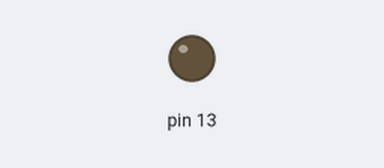
The sketch below on a simulated Arduino Uno, built with avr-gcc and run on an emulated ATmega328P. Shown: output pins drawn as LEDs (lit = HIGH). What the sketch prints to the serial monitor is not drawn.

Above: at 2.5 s.
At 38.3 s:
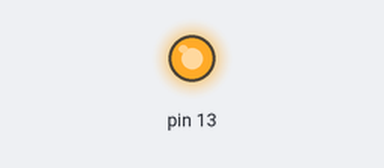
Timing chart, 0 to 39.8 s (numbered marks = the images above):
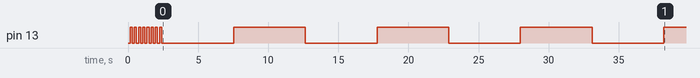

The sketch:

neotimer1.ino
```cpp
#include <neotimer.h>
Neotimer  tempo1 = Neotimer(150);
Neotimer  tempo2 = Neotimer(2500);
void teste();
void setup() {
  Serial.begin(9600);
  pinMode(13, OUTPUT);
}

void loop() {
  if (tempo1.repeat())
  {
    digitalWrite(13, !digitalRead(13));
    Serial.println("teste1");
  }

  if (tempo2.repeat())
  {
       Serial.println("teste2");
    teste();
    Serial.println("teste2,5");
  }
}
void teste() {
  for (int a = 0; a < 1000; a++) {
    Serial.println(a);
  }


}
```

Measured:
- by itself, pin 13: goes 7 × (HIGH 0.15 s, LOW 0.15 s), HIGH 0.15 s, 3 × (LOW 5.1 s, HIGH 5.1 s), LOW 5.1 s, then HIGH
